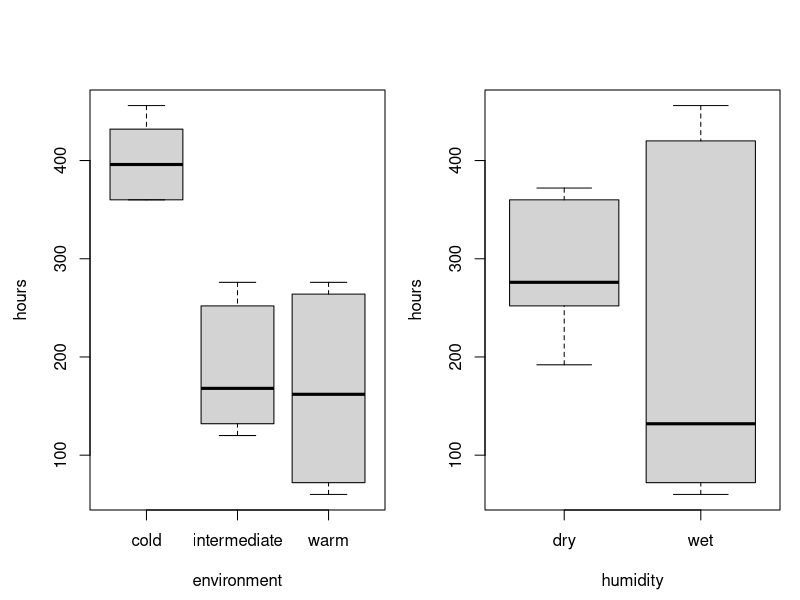
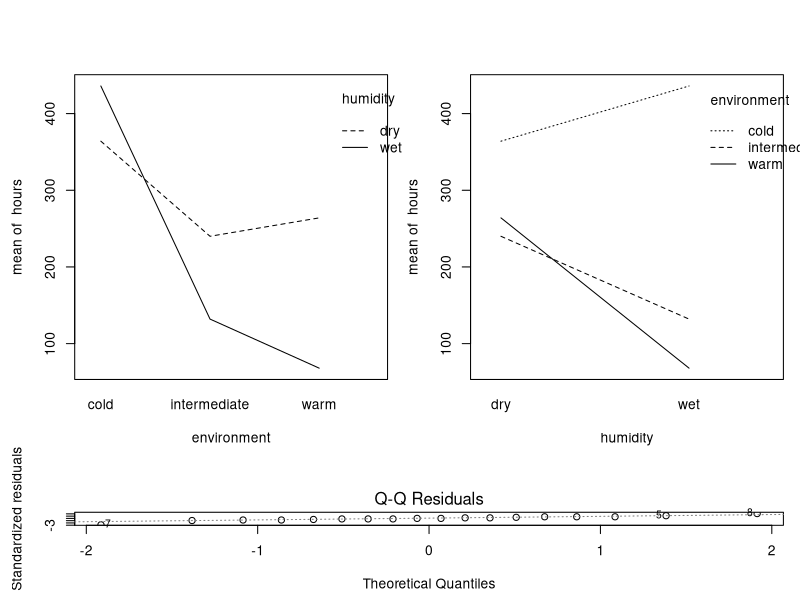
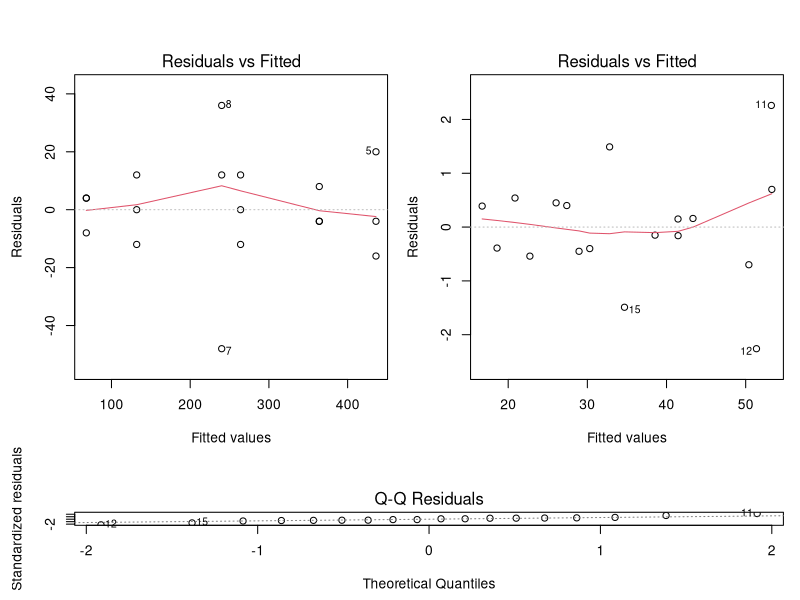
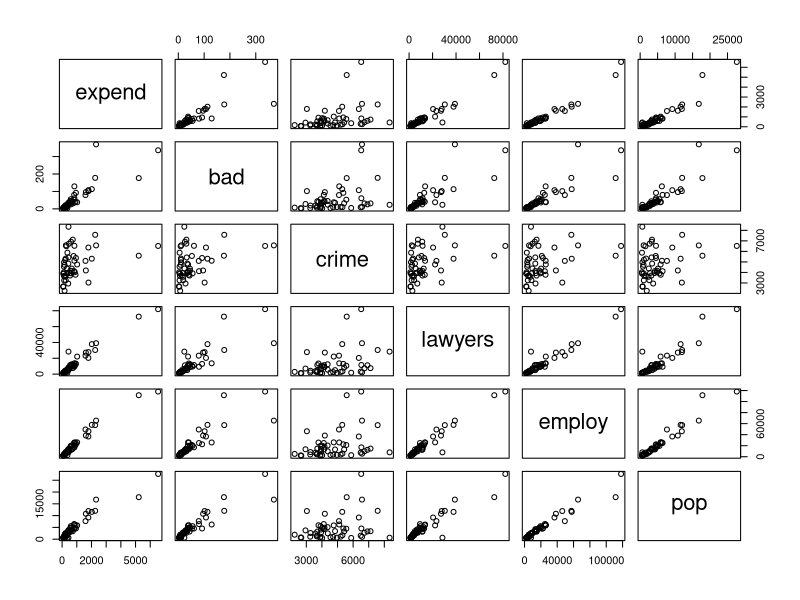
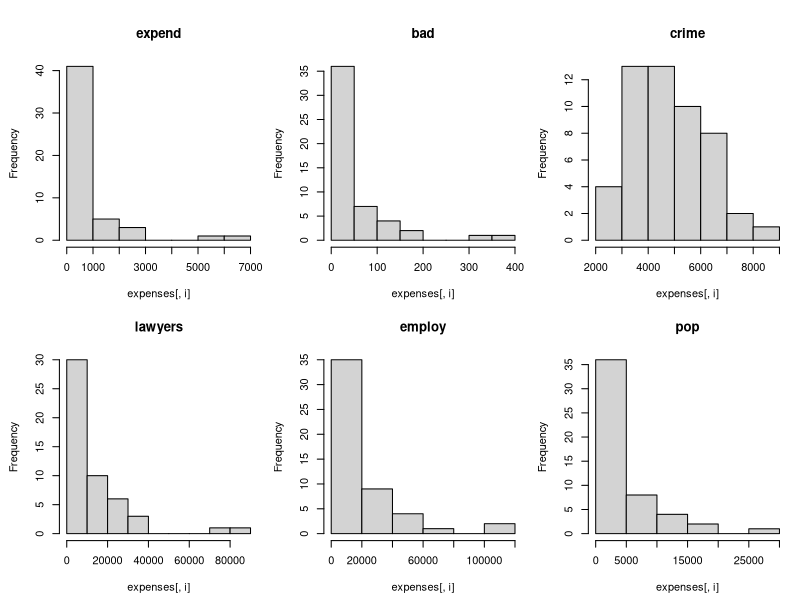
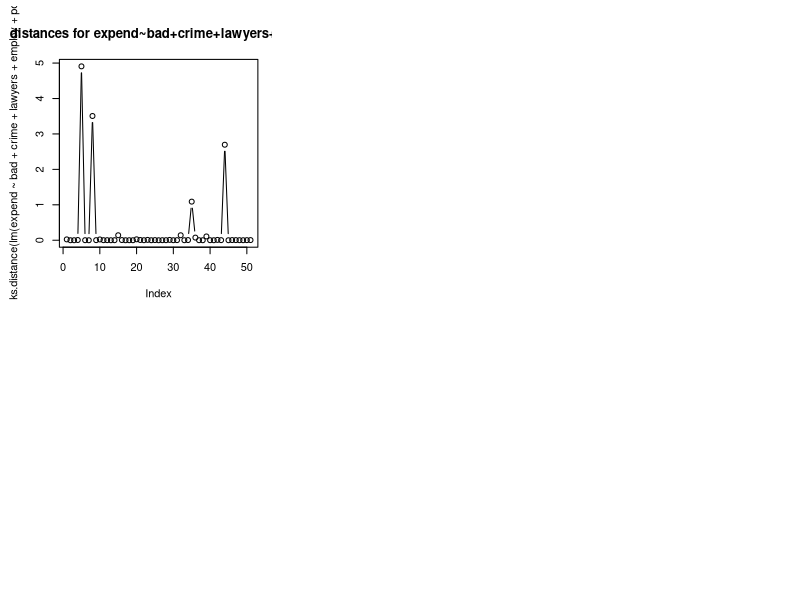
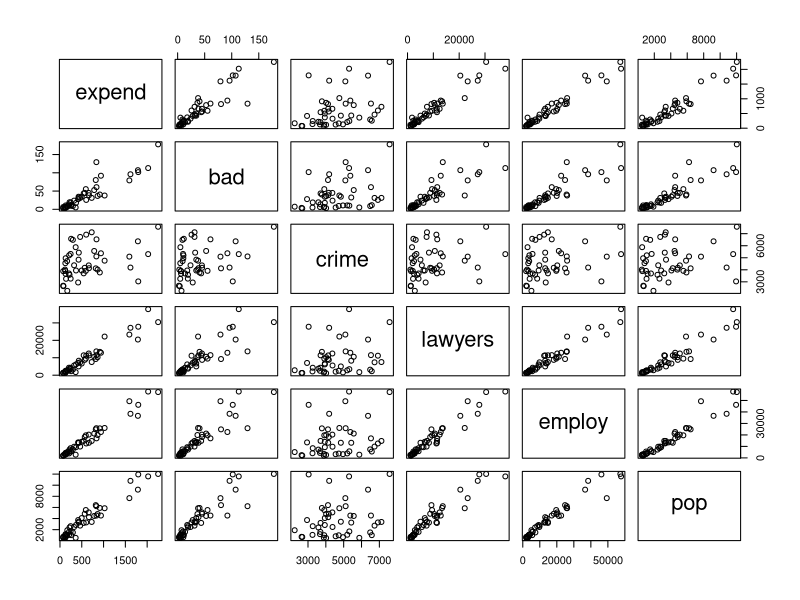

Here is the R script that generated these plots, in order:
## ---- chunk 1
knitr::opts_chunk$set(echo = TRUE)
options(digits=3)
## ---- chunk 2
bread = read.table("bread.txt",header=TRUE)
## ---- chunk 3
I=3; J=2; N=3
rbind(rep(1:I,each=N*J),rep(1:J,N*I),sample(1:(N*I*J)))
## ---- chunk 4
attach(bread)
par(mfrow=c(1,2), mar=c(4,4,4,1), oma=c(0.5,0.5,0.5,0))
boxplot(hours~environment)
boxplot(hours~humidity)
## ---- chunk 5
layout(matrix(c(1,2,3,3), ncol=2, byrow=TRUE), heights=c(3, 1))
interaction.plot(environment, humidity, hours)
interaction.plot(humidity, environment, hours)
## ---- chunk 6
bread$environment=as.factor(bread$environment)
bread$humidity=as.factor(bread$humidity)

breadov=lm(hours~environment*humidity)
anova(breadov)
## ---- chunk 7
breadov1=lm(hours~environment+humidity)
anova(breadov1)
## ---- chunk 8
plot(breadov,2)
plot(breadov,1)
## ---- chunk 9
library(lme4)
# load data
cow=read.table("cow.txt",header=TRUE)
cow$treatment=factor(cow$treatment)
cow$id=factor(cow$id)
cow$per=factor(cow$per)
cow$order=factor(cow$order)
attach(cow)
# boxplot(milk~treatment)
## ---- chunk 10
anova(lm(milk~id+per+treatment))
## ---- chunk 11
summary((lm(milk~id+per+treatment)))
## ---- chunk 12
plot(lm(milk~id+per+treatment), 1)
plot(lm(milk~id+per+treatment), 2)
## ---- chunk 13
cowlmer = lmer(milk~order+per+treatment+(1|id))
cowlmer_reduced = lmer(milk~order+per+(1|id), REML=FALSE)
(anova(cowlmer_reduced, cowlmer))
## ---- chunk 14
t.test(milk[treatment=="A"],milk[treatment=="B"], paired=TRUE)
## ---- chunk 15
cowlmer = lmer(milk~order+treatment+per+(1|id))
cowlmer_reduced = lmer(milk~order+treatment+(1|id), REML=FALSE)
(anova(cowlmer_reduced, cowlmer))
## ---- chunk 16
anova(lm(milk~treatment+id))
## ---- chunk 17
wordcounts = read.table("austen.txt", header=TRUE)
austen = subset(wordcounts, select = c('Sense', 'Emma', 'Sand1'))
austen
z=chisq.test(austen)
z
## ---- chunk 18
z$residuals
## ---- chunk 19
z1=chisq.test(wordcounts)
z1
## ---- chunk 20
z1$residuals
## ---- chunk 21
library(lme4)
expenses = read.table("expensescrime.txt",header=TRUE)
expenses$state=as.factor(expenses$state)
attach(expenses)
expenses
## ---- chunk 22
plot(expenses[,c(2,3, 4, 5, 6, 7)])
## ---- chunk 23
par(mfrow=c(2,3))
for (i in 2:7) {
  hist(expenses[,i], main=names(expenses)[i])
}
## ---- chunk 24
print("Cook's distances for lm(expend~bad+crime+lawyers+employ+pop):")
round(cooks.distance(lm(expend~bad+crime+lawyers+employ+pop)), 2)
plot(cooks.distance(lm(expend~bad+crime+lawyers+employ+pop)),type="b", main="Cook's distances for expend~bad+crime+lawyers+employ+pop")
## ---- chunk 25
expenses = expenses[-c(5, 8, 35, 44), ]
attach(expenses)
## ---- chunk 26
plot(expenses[,c(2,3, 4, 5, 6, 7)])
## ---- chunk 27
round(cor(expenses[,c(2, 3, 4, 5, 6, 7)]), 2)
